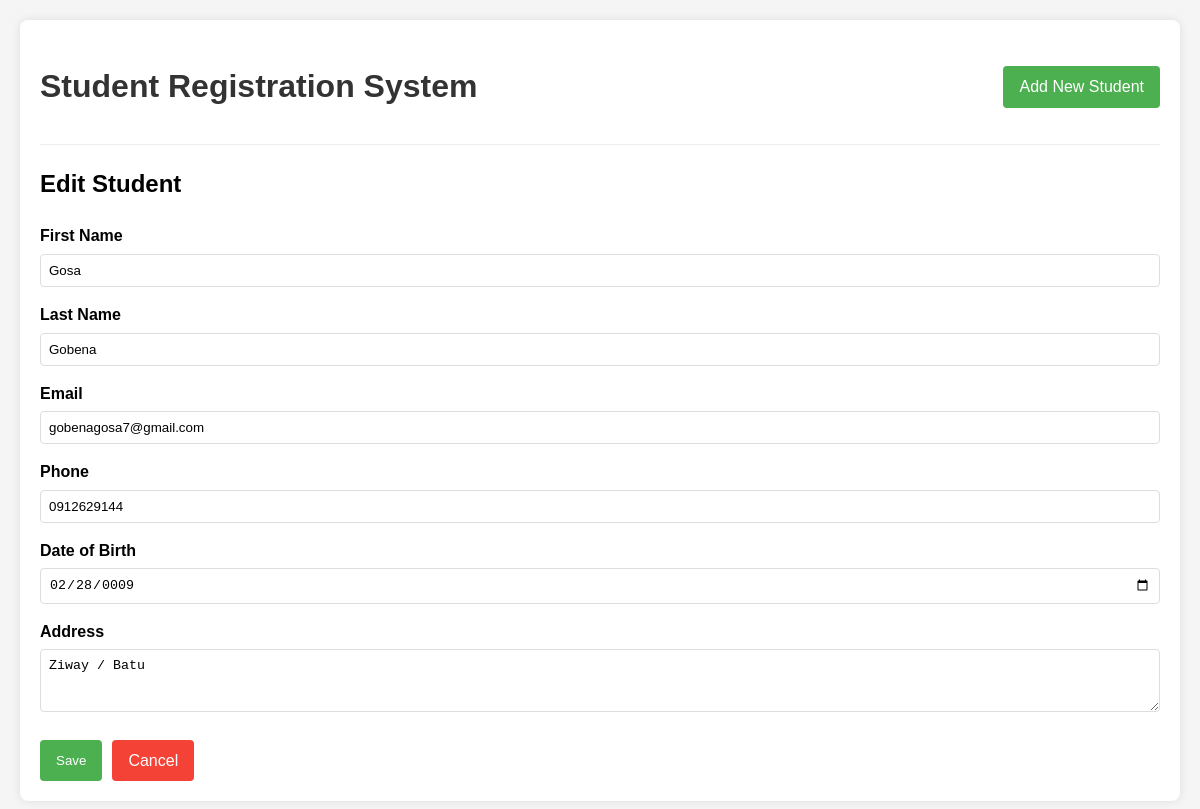
/students/update/2/, run on the app's committed database.
### students/models.py (models this page shows, shortened)
class Student(models.Model):
    first_name = models.CharField(max_length=100)
    last_name = models.CharField(max_length=100)
    email = models.EmailField(max_length=254, unique=True)
    phone = models.CharField(max_length=10, blank=True, null=True)
    date_of_birth = models.DateField(blank=True, null=True)
    address = models.TextField(blank=True, null=True)
    created_at = models.DateTimeField(auto_now_add=True)
    updated_at = models.DateTimeField(auto_now=True)

### students/views.py (the view)
# urls.py: path('update/<int:pk>/', views.student_update, name='student_update'),
def student_update(request, pk):
    student = Student.objects.get(pk=pk)
    if request.method == 'POST':
        form = StudentForm(request.POST, instance=student)
        if form.is_valid():
            form.save()
            return redirect('students:student_list')
    else:
        form = StudentForm(instance=student)
    return render(request, 'students/student_form.html', {'form': form})

### students/forms.py
class StudentForm(forms.ModelForm):
    class Meta:
        model = Student
        fields = ['first_name', 'last_name', 'email', 'phone', 'date_of_birth', 'address']
        widgets = {
            'date_of_birth': forms.DateInput(attrs={'type': 'date'}),
            'address': forms.Textarea(attrs={'rows': 3}),
        }

### templates/students/student_form.html (shortened to what this page needs)
{% extends 'base.html' %}
{% block content %}
    <h2>{% if form.instance.pk %}Edit Student{% else %}Add New Student{% endif %}</h2>
    <form method="post">
        <div class="form-group">
            <label for="{{ form.first_name.id_for_label }}">First Name</label>
            {{ form.first_name }}
        </div>
        <div class="form-group">
            <label for="{{ form.last_name.id_for_label }}">Last Name</label>
            {{ form.last_name }}
        </div>
        <div class="form-group">
            <label for="{{ form.email.id_for_label }}">Email</label>
            {{ form.email }}
        </div>
        <div class="form-group">
            <label for="{{ form.phone.id_for_label }}">Phone</label>
            {{ form.phone }}
        </div>
        <div class="form-group">
            <label for="{{ form.date_of_birth.id_for_label }}">Date of Birth</label>
            {{ form.date_of_birth }}
        </div>
        <div class="form-group">
            <label for="{{ form.address.id_for_label }}">Address</label>
            {{ form.address }}
        </div>
        <div class="actions">
            <button type="submit" class="btn">Save</button>
            <a href="{% url 'students:student_list' %}" class="btn btn-danger">Cancel</a>
        </div>
    </form>
{% endblock %}

### templates/base.html (style rules this page uses)
body { font-family: Arial, sans-serif; line-height: 1.6; margin: 0; padding: 20px; background-color: #f5f5f5; }
.btn { display: inline-block; padding: 8px 16px; background: #4CAF50; color: white; text-decoration: none; border-radius: 4px; border: none; cursor: pointer; }
.btn-danger { background: #f44336; }
.form-group { margin-bottom: 15px; }
.form-group label { display: block; margin-bottom: 5px; font-weight: bold; }
.form-group input, .form-group textarea, .form-group select { width: 100%; padding: 8px; border: 1px solid #ddd; border-radius: 4px; box-sizing: border-box; }
.form-group textarea { resize: vertical; }
.actions { margin-top: 20px; display: flex; gap: 10px; }

### data on the page
Student: first_name "Gosa", last_name "Gobena", email "gobenagosa7@gmail.com", phone "0912629144", date_of_birth "02/28/0009", address "Ziway / Batu"
